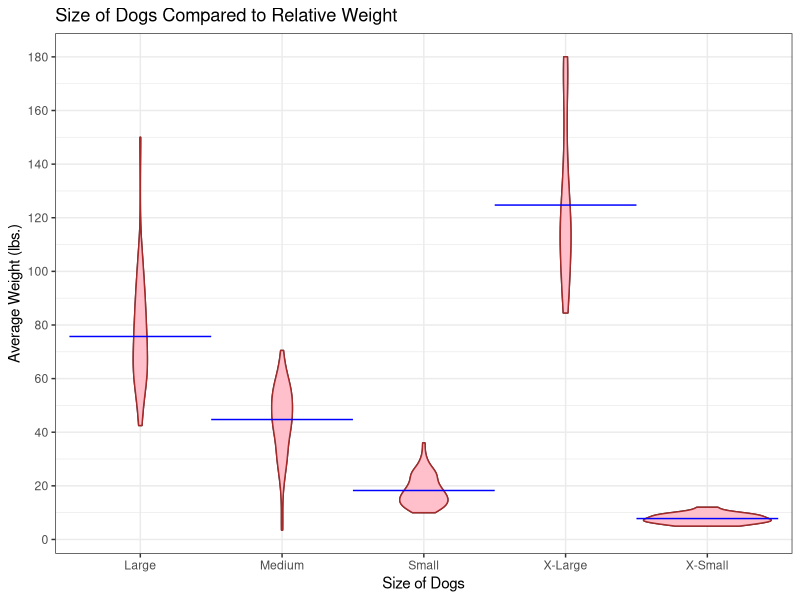
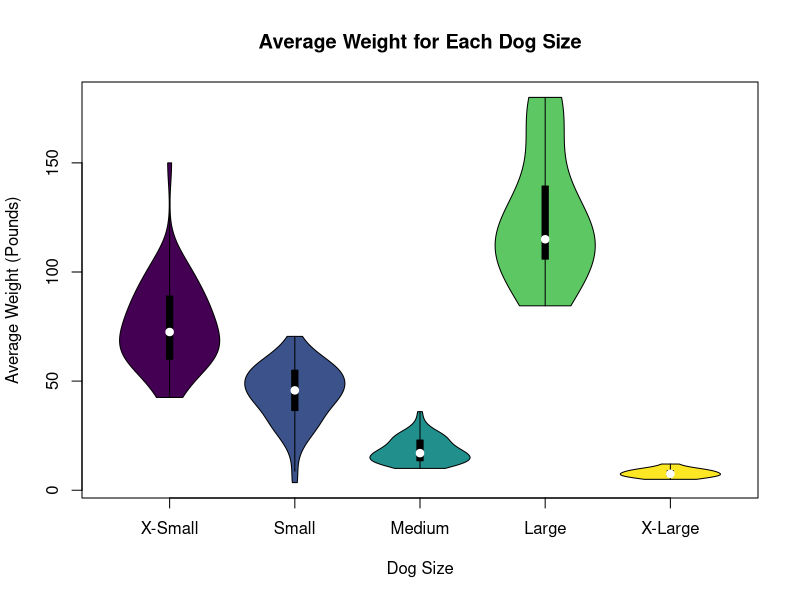
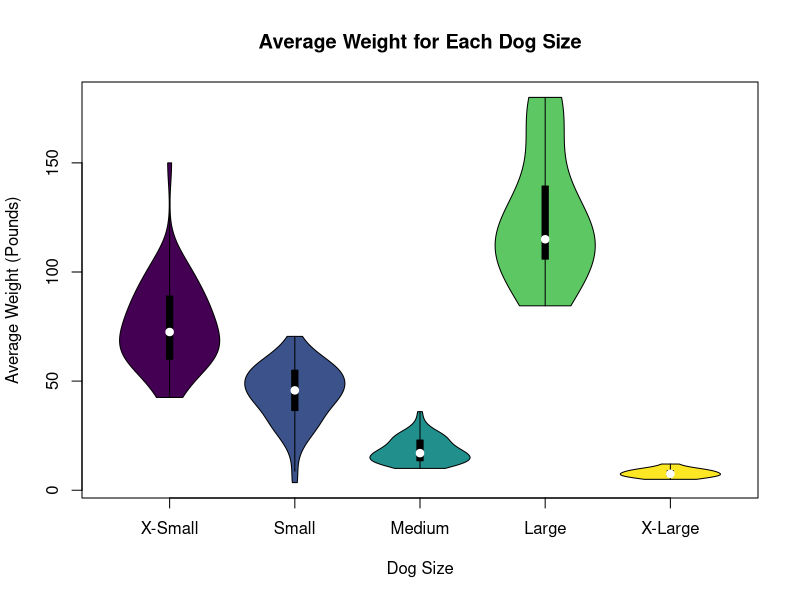
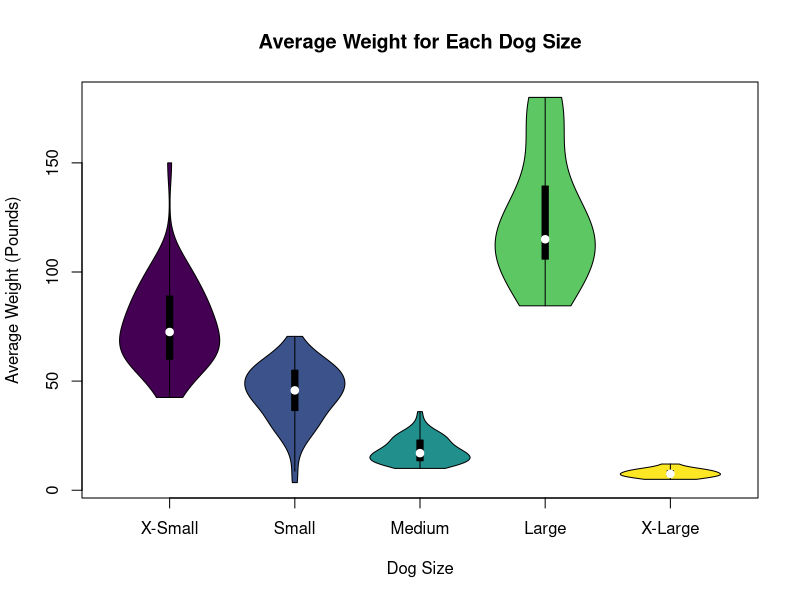

The R source for these figures, in order:
## ---- chunk 1
library(tidyverse)
library(ggplot2)
library(vioplot)
library(viridis)
## ---- chunk 2
library(readr)
AmericanKennelClub.data <- read_csv("AmericanKennelClubBreedsBySize (4).csv")
#View(AmericanKennelClub.data)
## ---- chunk 3
ggplot(AmericanKennelClub.data, aes(x = `Size Category` , y = `Avg Weight (pounds)`)) + 
    geom_violin() + 
    xlab("Size of Dogs") + 
    ylab("Average Weight (lbs.)") + 
    ggtitle("Size of Dogs Compared to Relative Weight") + 
    geom_violin(colour = "brown", fill = "pink") + 
    stat_summary(fun = "mean", geom = "crossbar", width = 1, size = 0.2, colour = "blue") +
    theme_bw() + 
    scale_y_continuous(breaks = seq(0, 200, 20)) 

 loop.cols <- names(AmericanKennelClub.data)[1:3]
for (col in loop.cols) { 
  p <- vioplot(AmericanKennelClub.data$`Avg Weight (pounds)` ~ AmericanKennelClub.data$`Size Category`,
        pch = 22, 
        col=viridis(5), 
        names=c("X-Small", "Small", "Medium", "Large", "X-Large"), 
        xlab= "Dog Size",
        ylab= "Average Weight (Pounds)", 
        main= "Average Weight for Each Dog Size")
}
